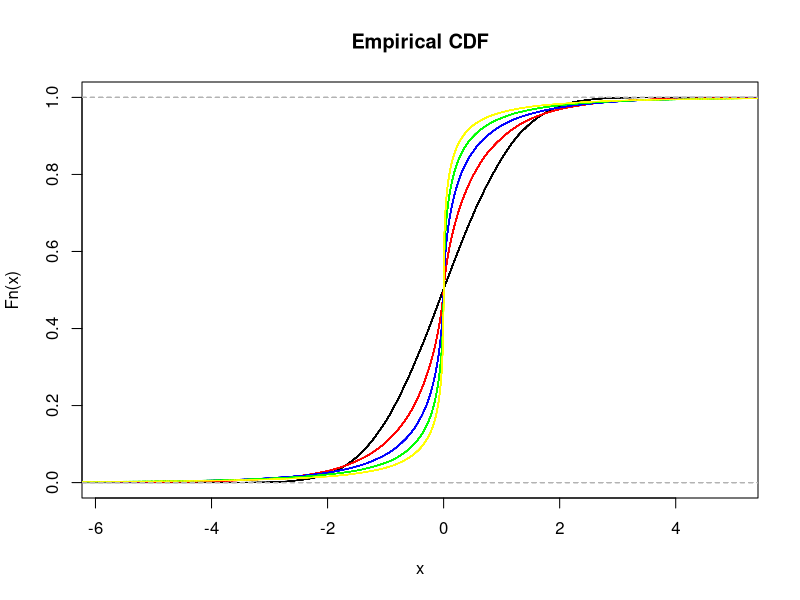
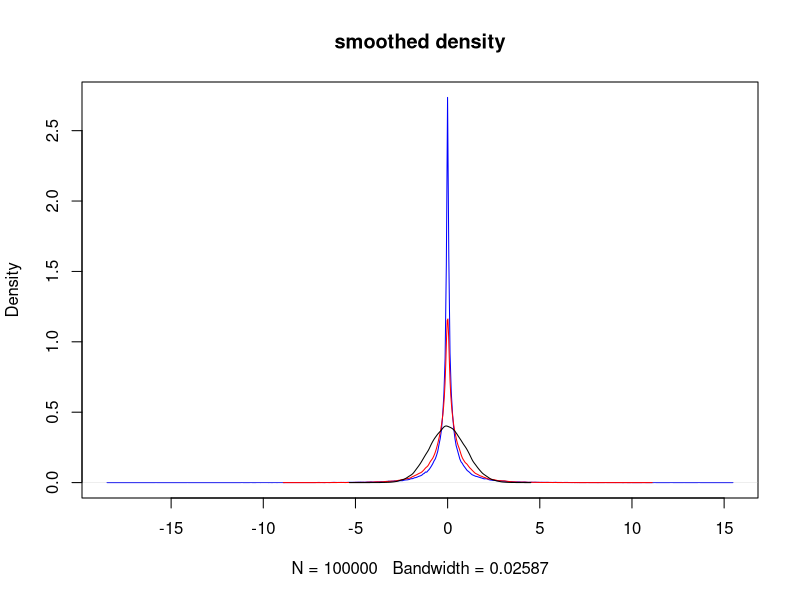
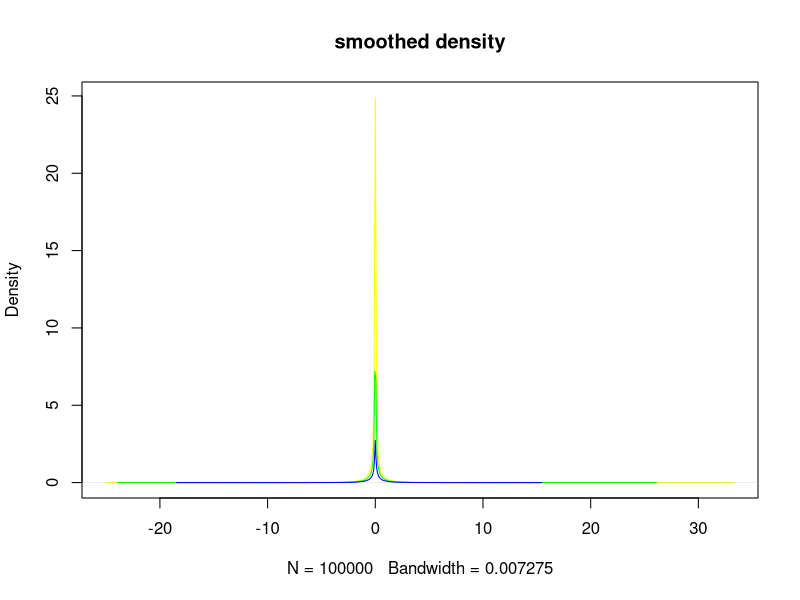

R code for these plots, in order:
## ---- chunk 1
Y1 <- rnorm(n=100000, mean=0,sd=1)
Y2 <- rnorm(n=100000, mean=0,sd=1)*Y1
Y3 <- rnorm(n=100000, mean=0,sd=1)*Y2
Y4 <- rnorm(n=100000, mean=0,sd=1)*Y3
Y5 <- rnorm(n=100000, mean=0,sd=1)*Y4
## ---- chunk 2
plot(ecdf(Y1), main="Empirical CDF"); 
lines(ecdf(Y2), col='red')
lines(ecdf(Y3), col='blue')
lines(ecdf(Y4), col='green')
lines(ecdf(Y5), col='yellow')
## ---- chunk 3
plot(density(Y3), col='blue', main='smoothed density')
lines(density(Y2), col='red')
lines(density(Y1), col='black')
## ---- chunk 4
plot(density(Y5), col='yellow', main='smoothed density')
lines(density(Y4), col='green')
lines(density(Y3), col='blue')
